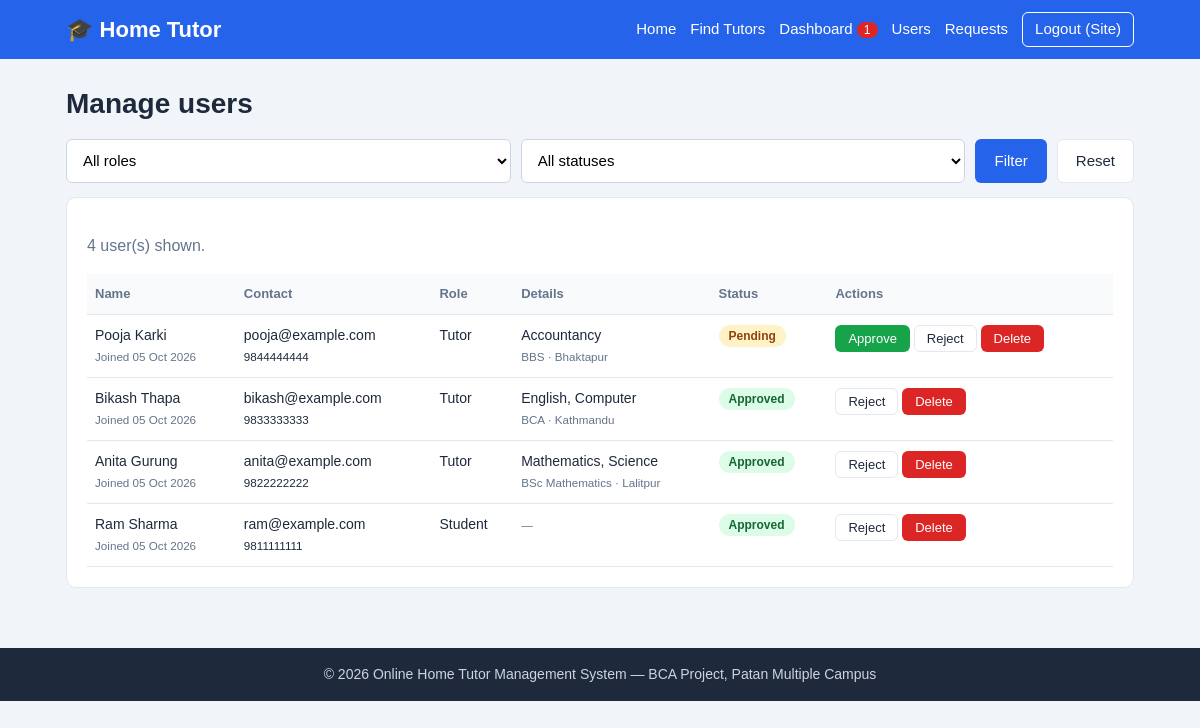
/admin_users.php (signed in), run on the app's committed database.
### tables this page shows
CREATE TABLE users (
  id         INT AUTO_INCREMENT PRIMARY KEY,
  name       VARCHAR(50)  NOT NULL,
  email      VARCHAR(100) NOT NULL UNIQUE,
  password   VARCHAR(255) NOT NULL,
  phone      VARCHAR(10)  NOT NULL,
  role       ENUM('student','tutor','admin') NOT NULL DEFAULT 'student',
  status     ENUM('pending','approved','rejected') NOT NULL DEFAULT 'approved',
  created_at TIMESTAMP NOT NULL DEFAULT CURRENT_TIMESTAMP
);

CREATE TABLE tutor_profiles (
  id               INT AUTO_INCREMENT PRIMARY KEY,
  user_id          INT NOT NULL UNIQUE,
  subjects         VARCHAR(200) NOT NULL DEFAULT '',
  qualification    VARCHAR(100) NOT NULL DEFAULT '',
  experience_years INT NOT NULL DEFAULT 0,
  location         VARCHAR(100) NOT NULL DEFAULT '',
  price_per_hour   INT NOT NULL DEFAULT 0,
  availability     VARCHAR(150) NOT NULL DEFAULT '',
  bio              VARCHAR(1000) NULL,
  FOREIGN KEY (user_id) REFERENCES users(id) ON DELETE CASCADE
);

### config/db.php (called while the page is built, shortened)
<?php
$DB_HOST = 'localhost';
$DB_USER = 'root';
$DB_PASS = '';
$DB_NAME = 'home_tutor_db';
try {
    $conn = new mysqli($DB_HOST, $DB_USER, $DB_PASS, $DB_NAME);
    $conn->set_charset('utf8mb4');
} catch (mysqli_sql_exception $ex) {
    die('<h3>Database connection failed.</h3><p>Start MySQL in the XAMPP Control Panel and import <b>database/home_tutor_db.sql</b> in phpMyAdmin.</p>');
}
function db_query($sql, $types = '', $params = array()) {
    global $conn;
    $stmt = $conn->prepare($sql);
    if ($types !== '') {
        $stmt->bind_param($types, ...$params);
    }
    $stmt->execute();
    return $stmt;
}
function db_all($sql, $types = '', $params = array()) {
    $stmt = db_query($sql, $types, $params);
    $rows = $stmt->get_result()->fetch_all(MYSQLI_ASSOC);
    return $rows;
}
function db_one($sql, $types = '', $params = array()) {
    $rows = db_all($sql, $types, $params);
    return $rows ? $rows[0] : null;
}

### admin_users.php (the view, shortened to what this page needs)
<?php
require_once 'includes/functions.php';
require_role('admin');
$sql = "SELECT u.id, u.name, u.email, u.phone, u.role, u.status, u.created_at,
               tp.subjects, tp.qualification, tp.location
        FROM users u LEFT JOIN tutor_profiles tp ON tp.user_id = u.id
        WHERE u.role <> 'admin'";
$types = '';
$params = array();
$sql .= " ORDER BY u.created_at DESC, u.id DESC";
$users = db_all($sql, $types, $params);
include 'includes/header.php';
?>
<h1>Manage users</h1>
<form method="get" action="admin_users.php" class="filter-bar">
  <select name="role">
    <option value="">All roles</option>
  </select>
  <select name="status">
    <option value="">All statuses</option>
  </select>
  <button class="btn btn-primary" type="submit">Filter</button>
  <a class="btn btn-outline" href="admin_users.php">Reset</a>
</form>
<div class="card">
  <p class="muted"><?= count($users) ?> user(s) shown.</p>
  <?php if ($users): ?>
  <div class="table-wrap">
  <table class="table">
    <thead><tr><th>Name</th><th>Contact</th><th>Role</th><th>Details</th><th>Status</th><th>Actions</th></tr></thead>
    <tbody>
    <?php foreach ($users as $x): ?>
      <tr>
        <td><?= e($x['name']) ?><br><small class="muted">Joined <?= e(format_date($x['created_at'])) ?></small></td>
        <td><?= e($x['email']) ?><br><small><?= e($x['phone']) ?></small></td>
        <td><?= e(ucfirst($x['role'])) ?></td>
        <td>
          <?php if ($x['role'] === 'tutor'): ?>
            <?= e($x['subjects'] !== null && $x['subjects'] !== '' ? $x['subjects'] : '(profile not filled)') ?><br>
            <small class="muted"><?= e($x['qualification']) ?><?= $x['location'] ? ' · ' . e($x['location']) : '' ?></small>
          <?php else: ?>
            <small class="muted">&mdash;</small>
          <?php endif; ?>
        </td>
        <td><?= status_badge($x['status']) ?></td>
        <td>
          <form method="post" action="admin_users.php" class="inline" onsubmit="return confirm('Are you sure?');">
            <?php if ($x['status'] !== 'approved'): ?>
              <button class="btn btn-small btn-success" type="submit" name="action" value="approve">Approve</button>
            <?php endif; ?>
            <?php if ($x['status'] !== 'rejected'): ?>
              <button class="btn btn-small btn-outline" type="submit" name="action" value="reject">Reject</button>
            <?php endif; ?>
            <button class="btn btn-small btn-danger" type="submit" name="action" value="delete">Delete</button>
          </form>
        </td>
      </tr>
    <?php endforeach; ?>
    </tbody>
  </table>
  </div>
  <?php endif; ?>
</div>
<?php include 'includes/footer.php'; ?>

### includes/header.php (shortened to what this page needs)
<?php
$u = current_user();
$badge_count = 0;
if ($u && $u['role'] === 'tutor') {
    $r = db_one("SELECT COUNT(*) AS c FROM requests WHERE tutor_id = ? AND status = 'pending'", 'i', array($u['id']));
    $badge_count = (int)$r['c'];
} elseif ($u && $u['role'] === 'admin') {
    $r = db_one("SELECT COUNT(*) AS c FROM users WHERE role = 'tutor' AND status = 'pending'");
    $badge_count = (int)$r['c'];
}
?>
<!DOCTYPE html>
<html lang="en">
<head>
<link rel="stylesheet" href="assets/css/style.css">
</head>
<body>
<header class="site-header">
  <div class="container nav">
    <a class="brand" href="index.php">&#127891; Home Tutor</a>
    <nav>
      <a href="index.php">Home</a>
      <a href="tutors.php">Find Tutors</a>
      <?php if ($u): ?>
        <a href="dashboard.php">Dashboard<?php if ($badge_count > 0): ?> <span class="count"><?= $badge_count ?></span><?php endif; ?></a>
        <?php if ($u['role'] === 'admin'): ?>
          <a href="admin_users.php">Users</a>
          <a href="admin_requests.php">Requests</a>
        <?php else: ?>
          <a href="profile.php">My Profile</a>
        <?php endif; ?>
        <a href="logout.php" class="btn btn-small btn-outline-light">Logout (<?= e(explode(' ', $u['name'])[0]) ?>)</a>
      <?php else: ?>
        <a href="login.php">Login</a>
        <a href="register.php" class="btn btn-small btn-light">Register</a>
      <?php endif; ?>
    </nav>
  </div>
</header>
<main class="container main">

### includes/functions.php (shortened to what this page needs)
<?php
require_once __DIR__ . '/../config/db.php';
function e($value) {
    return htmlspecialchars((string)$value, ENT_QUOTES, 'UTF-8');
}
function current_user() {
    static $user = false;
    if ($user === false) {
        $user = null;
        if (isset($_SESSION['user_id'])) {
            $user = db_one('SELECT id, name, email, phone, role, status FROM users WHERE id = ?', 'i', array($_SESSION['user_id']));
        }
    }
    return $user;
}
function require_login() {
    $u = current_user();
}
function require_role($role) {
    require_login();
}
function status_badge($status) {
    return '<span class="badge badge-' . e($status) . '">' . e(ucfirst($status)) . '</span>';
}
function format_date($d) {
    return date('d M Y', strtotime($d));
}

### assets/css/style.css (style rules this page uses)
:root { --primary: #2563eb; --primary-dark: #1d4ed8; --dark: #1e293b; --muted: #64748b; --bg: #f1f5f9; --white: #ffffff; --border: #e2e8f0; --green: #16a34a; --red: #dc2626; --amber: #d97706; }
* { box-sizing: border-box; }
body { margin: 0; font-family: Arial, Helvetica, sans-serif; background: var(--bg); color: var(--dark); line-height: 1.5; }
a { color: var(--primary); text-decoration: none; }
h1 { font-size: 28px; margin: 0 0 14px; }
.container { width: 100%; max-width: 1100px; margin: 0 auto; padding: 0 16px; }
.main { padding-top: 24px; padding-bottom: 40px; min-height: 70vh; }
.muted { color: var(--muted); }
.site-header { background: var(--primary); color: var(--white); }
.nav { display: flex; align-items: center; justify-content: space-between; flex-wrap: wrap; gap: 8px; padding-top: 12px; padding-bottom: 12px; }
.brand { color: var(--white); font-size: 22px; font-weight: bold; }
.nav nav { display: flex; align-items: center; flex-wrap: wrap; gap: 14px; }
.nav nav a { color: var(--white); font-size: 15px; }
.count { background: var(--red); color: var(--white); border-radius: 10px; padding: 1px 7px; font-size: 12px; }
.btn { display: inline-block; padding: 10px 18px; border: 1px solid transparent; border-radius: 6px; font-size: 15px; cursor: pointer; background: var(--white); color: var(--dark); text-decoration: none; }
.btn-small { padding: 5px 12px; font-size: 13px; }
.btn-primary { background: var(--primary); color: var(--white); }
.btn-success { background: var(--green); color: var(--white); }
.btn-danger { background: var(--red); color: var(--white); }
.btn-outline { background: var(--white); color: var(--dark); border-color: var(--border); }
.btn-outline-light { background: transparent; color: var(--white); border-color: var(--white); }
.card { background: var(--white); border: 1px solid var(--border); border-radius: 10px; padding: 20px; margin-bottom: 20px; }
input[type=text], input[type=email], input[type=password], input[type=number], input[type=date], input[type=time], select, textarea { width: 100%; padding: 10px 12px; border: 1px solid #cbd5e1; border-radius: 6px; font-size: 15px; font-family: inherit; background: var(--white); }
.filter-bar { display: flex; flex-wrap: wrap; gap: 10px; margin-bottom: 14px; }
.filter-bar input, .filter-bar select { width: auto; flex: 1 1 150px; }
.inline { display: inline; }
.table-wrap { overflow-x: auto; }
.table { width: 100%; border-collapse: collapse; font-size: 14px; }
.table th, .table td { text-align: left; padding: 10px 8px; border-bottom: 1px solid var(--border); vertical-align: top; }
.table th { background: #f8fafc; font-size: 13px; color: var(--muted); }
.badge { display: inline-block; padding: 2px 10px; border-radius: 12px; font-size: 12px; font-weight: bold; }
.badge-pending { background: #fef3c7; color: #92400e; }
.badge-accepted, .badge-approved { background: #dcfce7; color: #166534; }

### data on the page
users: name "Site"
tutor_profiles: user.name "Pooja Karki", user.created_at "05 Oct 2026", user.email "pooja@example.com", user.phone "9844444444", user.role "Tutor", subjects "Accountancy", qualification "BBS", location "Bhaktapur", user.status "Pending", shows "Approve"
tutor_profiles: user.name "Bikash Thapa", user.created_at "05 Oct 2026", user.email "bikash@example.com", user.phone "9833333333", user.role "Tutor", subjects "English, Computer", qualification "BCA", location "Kathmandu", user.status "Approved"
tutor_profiles: user.name "Anita Gurung", user.created_at "05 Oct 2026", user.email "anita@example.com", user.phone "9822222222", user.role "Tutor", subjects "Mathematics, Science", qualification "BSc Mathematics", location "Lalitpur", user.status "Approved"
users: name "Ram Sharma", created_at "05 Oct 2026", email "ram@example.com", phone "9811111111", role "Student", status "Approved", shows "Reject"

### other printed values
$badge_count "1"
count($users) "4"
